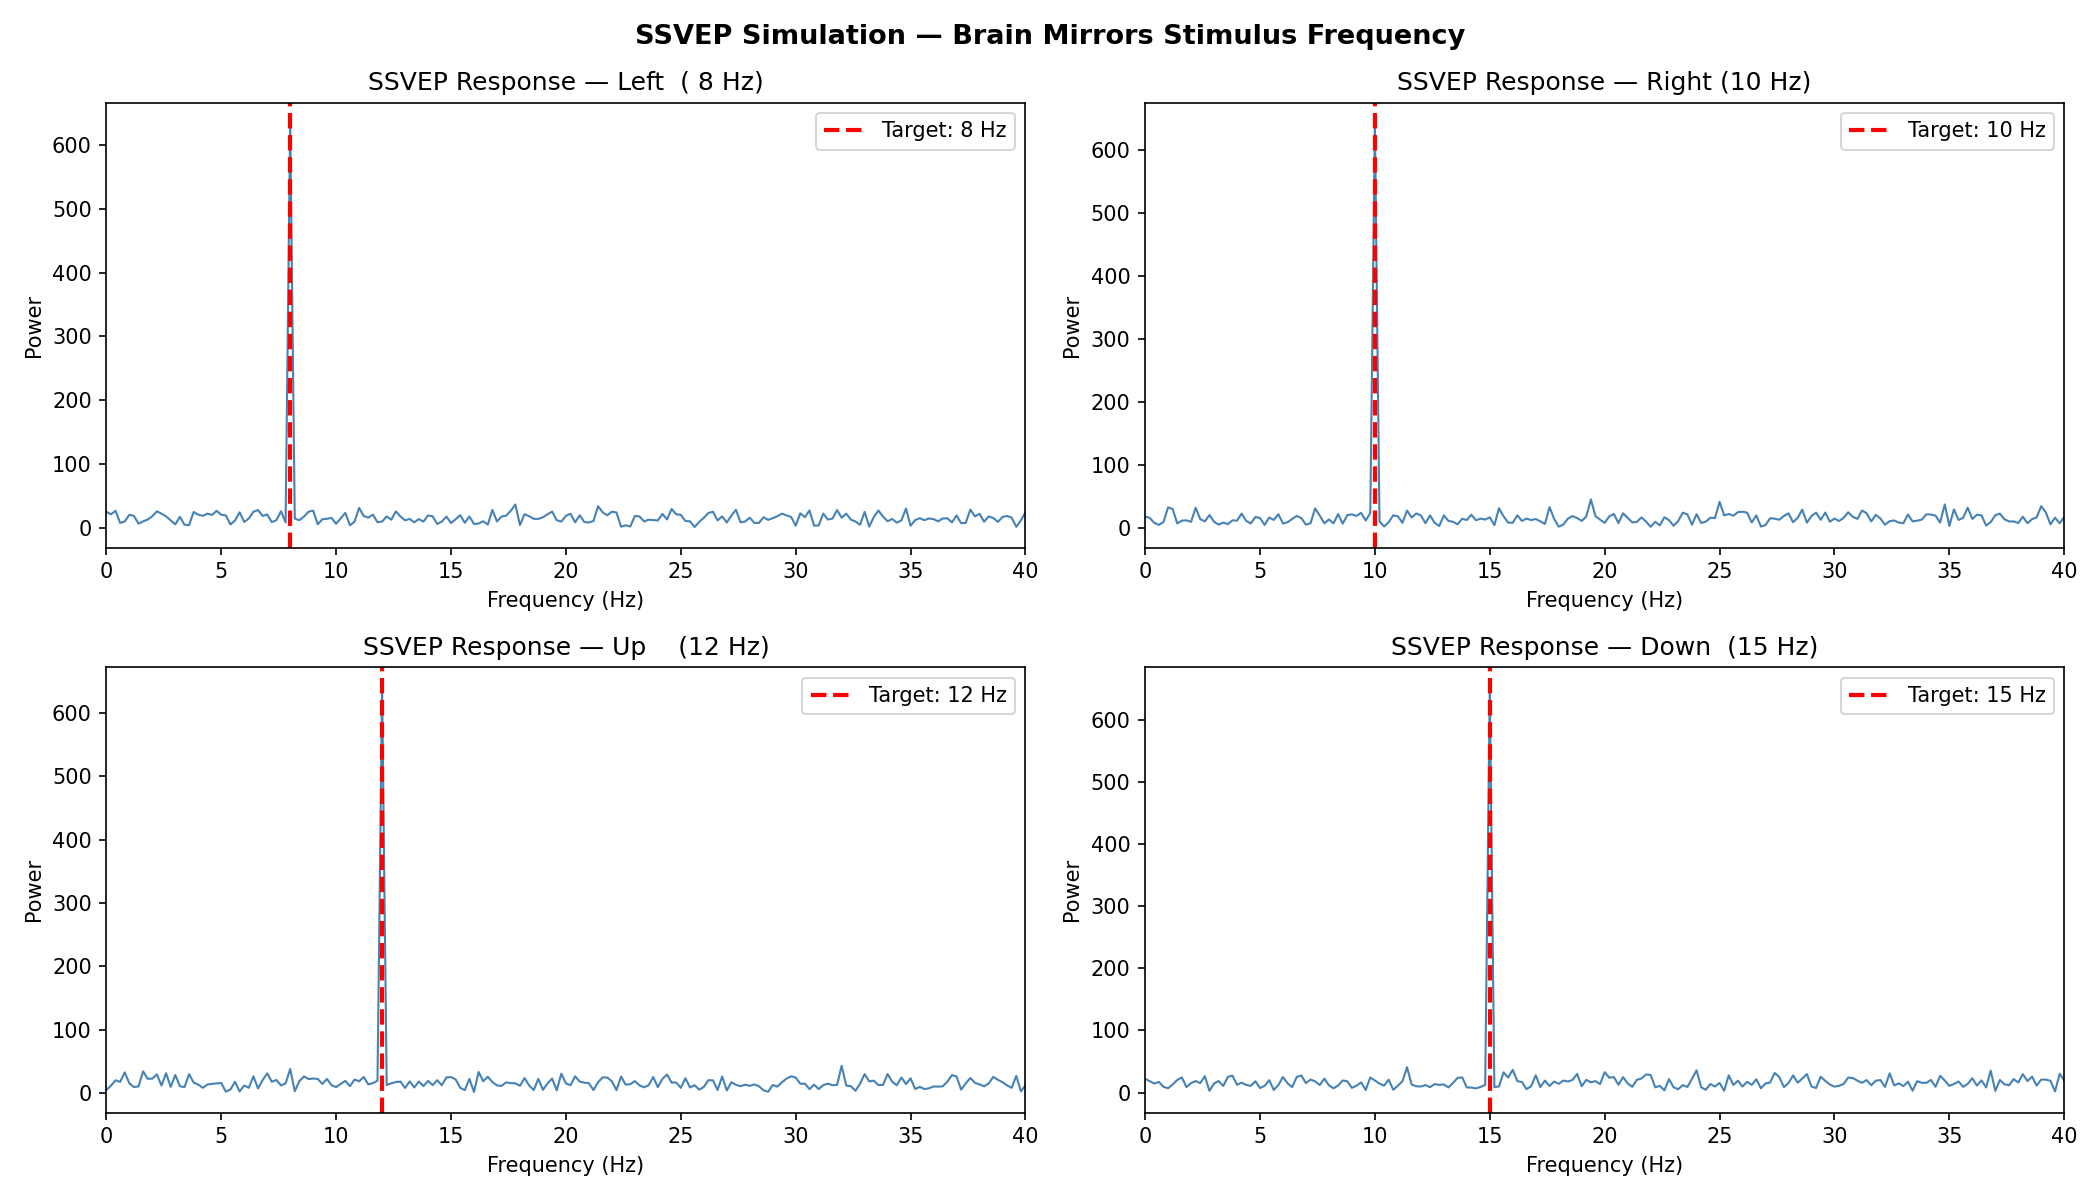

Here is the Python script that generated this plot:
import numpy as np
import matplotlib.pyplot as plt

# ── Settings ─────────────────────────────────────
sfreq     = 256          # sampling rate Hz
duration  = 5            # seconds
t         = np.arange(0, duration, 1/sfreq)  # time axis
noise_amp = 0.5          # noise level

# ── Four SSVEP stimuli frequencies ───────────────
freqs = {
    'Left  ( 8 Hz)':  8,
    'Right (10 Hz)': 10,
    'Up    (12 Hz)': 12,
    'Down  (15 Hz)': 15
}

# ── Simulate EEG response ─────────────────────────
# When looking at freq X, brain produces a sinusoid at X Hz
# plus random noise
np.random.seed(42)

fig, axes = plt.subplots(2, 2, figsize=(14, 8))
axes = axes.flatten()

for idx, (label, freq) in enumerate(freqs.items()):
    # Clean SSVEP signal at target frequency
    signal = np.sin(2 * np.pi * freq * t)

    # Add noise
    noisy  = signal + noise_amp * np.random.randn(len(t))

    # Compute FFT to find frequency content
    fft_vals = np.abs(np.fft.rfft(noisy))
    fft_freq = np.fft.rfftfreq(len(t), 1/sfreq)

    # Plot
    axes[idx].plot(fft_freq, fft_vals, color='steelblue', linewidth=1)
    axes[idx].axvline(freq, color='red', linestyle='--',
                      linewidth=2, label=f'Target: {freq} Hz')
    axes[idx].set_xlim(0, 40)
    axes[idx].set_title(f'SSVEP Response — {label}')
    axes[idx].set_xlabel('Frequency (Hz)')
    axes[idx].set_ylabel('Power')
    axes[idx].legend()

plt.suptitle('SSVEP Simulation — Brain Mirrors Stimulus Frequency',
             fontsize=13, fontweight='bold')
plt.tight_layout()
plt.savefig('ssvep_simulation.png', dpi=150)
print('Saved: ssvep_simulation.png')
print('Done!')
